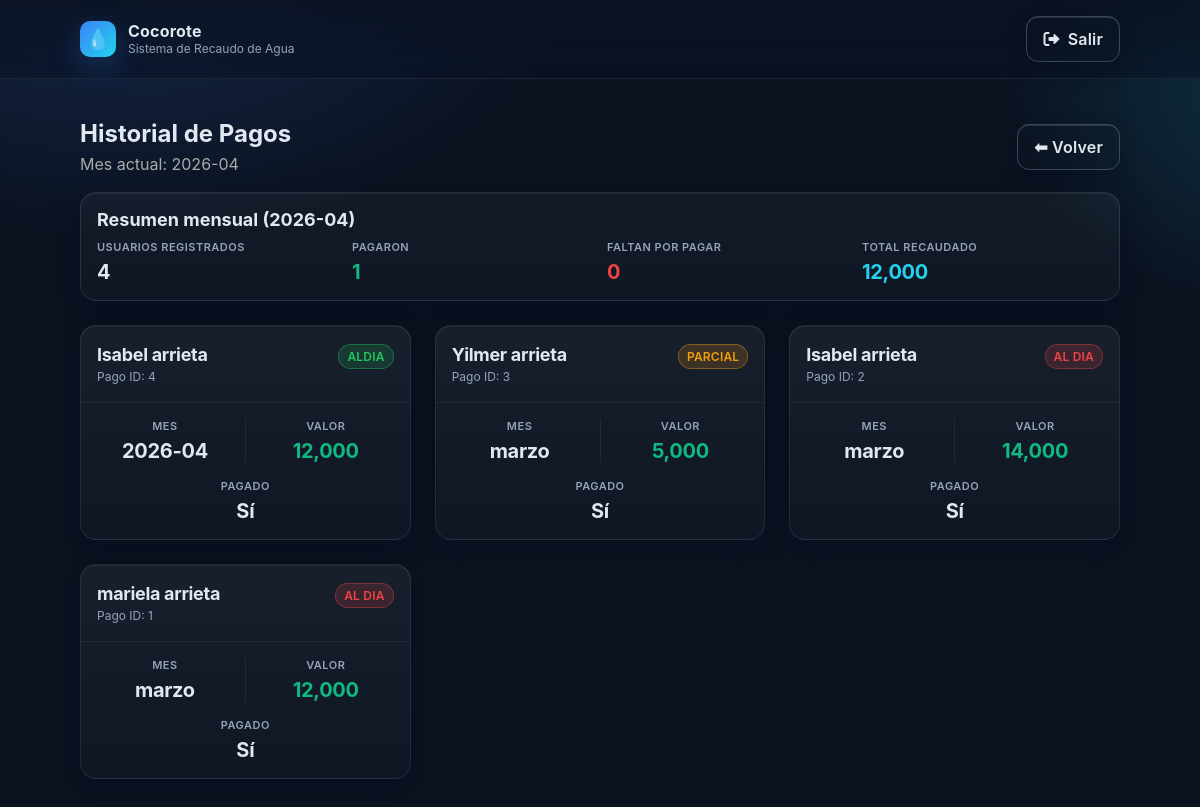
Page /historial (signed in) on the earlier database version.
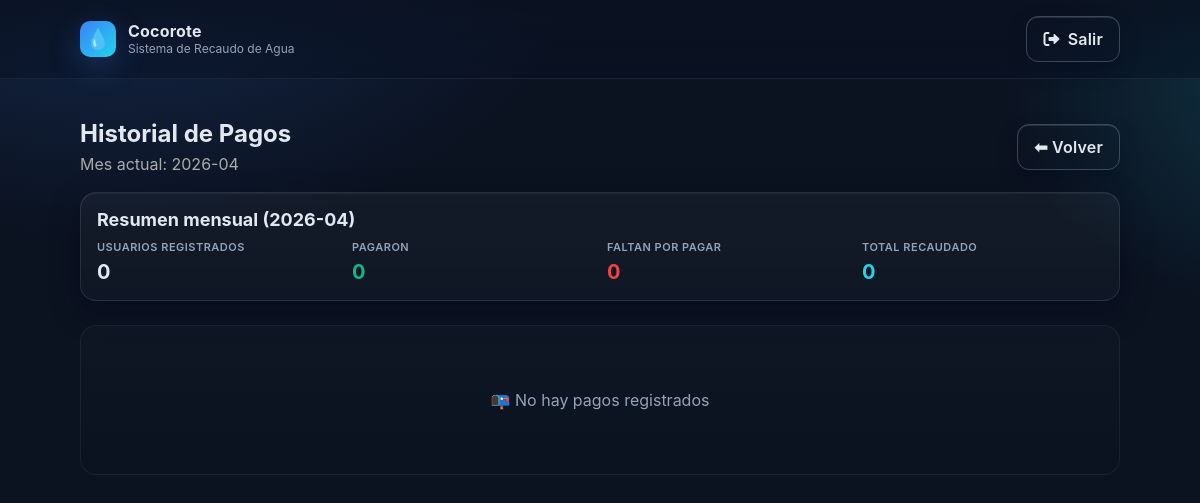
Same page on the later database version.
### tables this page shows
CREATE TABLE pagos (
            id INTEGER PRIMARY KEY AUTOINCREMENT,
            usuario_id INTEGER,
            mes TEXT,
            valor INTEGER,
            pagado INTEGER,
            estado TEXT,
            FOREIGN KEY(usuario_id) REFERENCES usuarios(id)
        );

CREATE TABLE usuarios (
            id INTEGER PRIMARY KEY AUTOINCREMENT,
            nombre TEXT NOT NULL
        , saldo_favor INTEGER DEFAULT 0);

### app.py (the view)
@app.route("/historial")
@login_required
def historial():
    conn = get_db_connection()
    current_month = datetime.now().strftime("%Y-%m")
    query = """
    SELECT p.id, p.mes, p.valor, p.pagado, p.estado, u.nombre as usuario_nombre
    FROM pagos p
    JOIN usuarios u ON p.usuario_id = u.id
    ORDER BY p.id DESC
    """
    pagos = conn.execute(query).fetchall()
    stat_query = """
    SELECT
      (SELECT COUNT(*) FROM usuarios) AS total_usuarios,
      SUM(CASE WHEN p.pagado=1 AND p.mes=? THEN 1 ELSE 0 END) AS total_pagaron,
      SUM(CASE WHEN p.pagado=0 AND p.mes=? THEN 1 ELSE 0 END) AS total_no_pagaron,
      COALESCE(SUM(CASE WHEN p.mes=? THEN p.valor ELSE 0 END), 0) AS total_recaudado
    FROM usuarios u
    LEFT JOIN pagos p ON p.usuario_id = u.id AND p.mes = ?
    """
    stats = conn.execute(stat_query, (current_month, current_month, current_month, current_month)).fetchone()
    conn.close()
    return render_template("history.html", pagos=pagos, current_month=current_month, stats=stats)

### app.py (called while the page is built)
def login_required(view):
    @wraps(view)
    def wrapped_view(*args, **kwargs):
        if not session.get("user"):
            return redirect(url_for("login", next=request.path))
        return view(*args, **kwargs)
    return wrapped_view

### database/database.py (called while the page is built)
def get_db_connection():
    db_path = os.path.join(os.path.dirname(__file__), 'aldiaapp.db')
    conn = sqlite3.connect(db_path)
    conn.row_factory = sqlite3.Row
    return conn

### templates/history.html (shortened to what this page needs)
<!DOCTYPE html>
<html lang="es">
<head>
    <link rel="stylesheet" href="{{ url_for('static', filename='css/style.css') }}">
    <link rel="stylesheet" href="https://cdnjs.cloudflare.com/ajax/libs/font-awesome/6.0.0/css/all.min.css">
</head>
<body>
<header class="site-header">
  <div class="brand">
    <div class="logo" aria-hidden="true">💧</div>
    <div class="brand-text">
      <span class="brand-title">Cocorote</span>
      <span class="brand-subtitle">Sistema de Recaudo de Agua</span>
    </div>
    {% if session.get('user') %}
      <a class="btn ghost" href="{{ url_for('logout') }}"><i class="fas fa-sign-out-alt"></i> Salir</a>
    {% endif %}
  </div>
</header>
<main class="container">
  <section style="margin:8px 0 18px; display:flex; justify-content:space-between; align-items:center; gap:12px; flex-wrap:wrap;">
    <div>
      <h1 style="margin:0;">Historial de Pagos</h1>
      <p style="margin:6px 0 0; color:#aaa;">Mes actual: {{ current_month }}</p>
    </div>
    <a class="btn ghost" href="/">⬅ Volver</a>
  </section>
  <section class="card" style="margin-bottom:16px; padding:16px;">
    <h3 style="margin:0 0 10px;">Resumen mensual ({{ current_month }})</h3>
    <div class="stat-group" style="gap:14px;">
      <div class="stat-item" style="text-align:left;">
        <span class="stat-label">Usuarios registrados</span>
        <span class="stat-value">{{ stats['total_usuarios'] or 0 }}</span>
      </div>
      <div class="stat-item" style="text-align:left;">
        <span class="stat-label">Pagaron</span>
        <span class="stat-value positive">{{ stats['total_pagaron'] or 0 }}</span>
      </div>
      <div class="stat-item" style="text-align:left;">
        <span class="stat-label">Faltan por pagar</span>
        <span class="stat-value negative">{{ stats['total_no_pagaron'] or 0 }}</span>
      </div>
      <div class="stat-item" style="text-align:left;">
        <span class="stat-label">Total recaudado</span>
        <span class="stat-value balance">{{ '{:,.0f}'.format(stats['total_recaudado'] or 0) }}</span>
      </div>
    </div>
  </section>
  <div class="cards-grid">
    {% for pago in pagos %}
    <div class="user-card">
      <div class="card-header">
        <div class="card-info">
          <h3 class="card-name">{{ pago['usuario_nombre'] }}</h3>
          <p class="card-id">Pago ID: {{ pago['id'] }}</p>
        </div>
        {% set estado = pago['estado'] %}
        <span class="badge {{ 'status-aldia' if estado=='aldia' else 'status-parcial' if estado=='parcial' else 'status-pendiente' }}">{{ estado }}</span>
      </div>
      <div class="card-body">
        <div class="stat-group">
          <div class="stat-item">
            <span class="stat-label">Mes</span>
            <span class="stat-value">{{ pago['mes'] }}</span>
          </div>
          <div class="stat-item">
            <span class="stat-label">Valor</span>
            <span class="stat-value positive">{{ '{:,.0f}'.format(pago['valor']) }}</span>
          </div>
        </div>
        <div class="stat-group">
          <div class="stat-item full-width">
            <span class="stat-label">Pagado</span>
            <span class="stat-value">{{ 'Sí' if pago['pagado'] else 'No' }}</span>
          </div>
        </div>
      </div>
    </div>
    {% else %}
    <div class="empty-state">
      <p>📭 No hay pagos registrados</p>
    </div>
    {% endfor %}
  </div>
</main>
</body>
</html>

Differences in the rows shown:
removed pagos: usuario_nombre "Isabel arrieta", id "4", estado "ALDIA", mes "2026-04", valor "12,000", pagado "Sí"
removed pagos: usuario_nombre "Yilmer arrieta", id "3", estado "PARCIAL", mes "marzo", valor "5,000", pagado "Sí"
removed pagos: usuario_nombre "Isabel arrieta", id "2", estado "AL DIA", mes "marzo", valor "14,000", pagado "Sí"
removed pagos: usuario_nombre "mariela arrieta", id "1", estado "AL DIA", mes "marzo", valor "12,000", pagado "Sí"
Other differences:
{{ stats['total_usuarios'] or 0 }}: "4" → "0"
{{ stats['total_pagaron'] or 0 }}: "1" → "0"
{{ '{:,.0f}'.format(stats['total_recaudado'] or 0) }}: "12,000" → "0"
text now shown: "📭 No hay pagos registrados"
